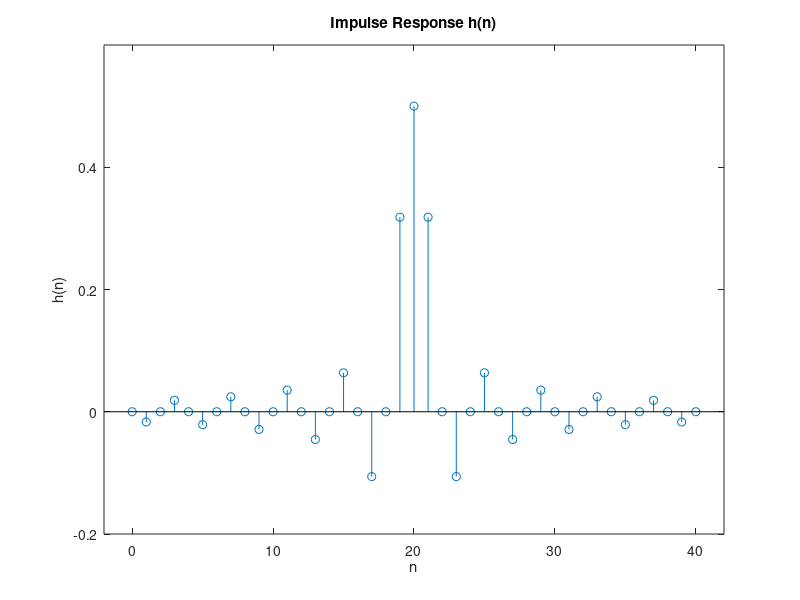

Here is the MATLAB script that generated this plot:
clc; close all; 
n = [0:40]; alpha = 20; wc = 0.5*pi;

fc = wc/(2*pi); 
h = 2*fc*sinc(2*fc*(n-alpha));

Hs = stem(n, h); axis([-2 42 -0.2 0.6]);
xlabel('n'); ylabel('h(n)'); title('Impulse Response h(n)');